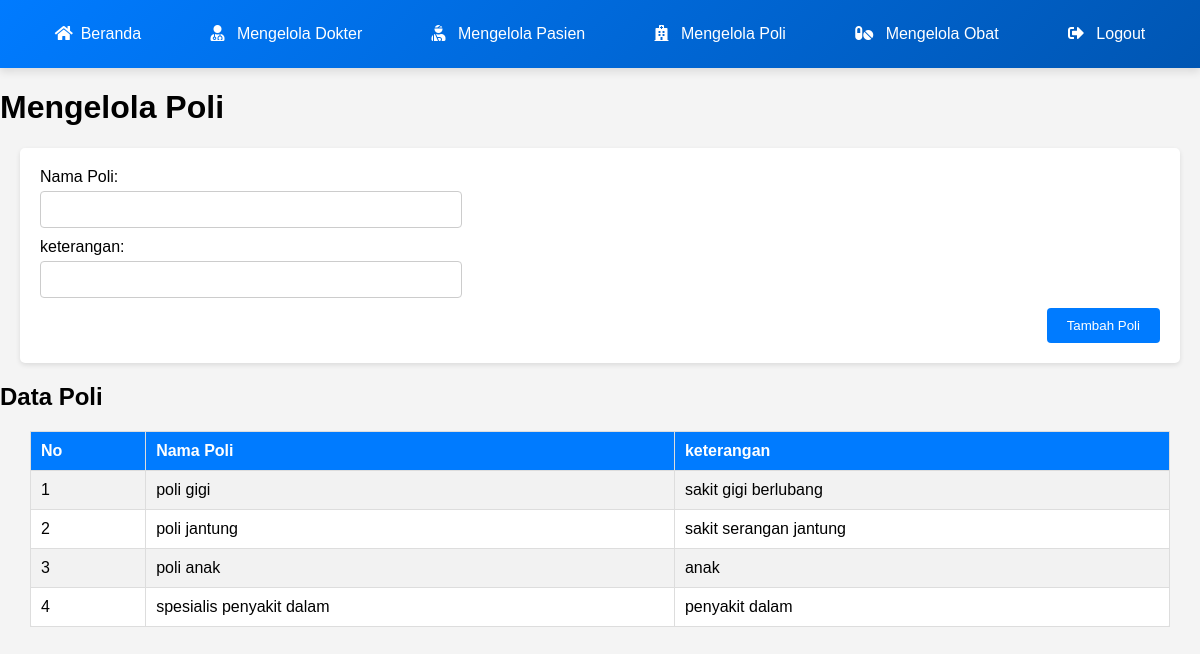
/BK/admin_sistem/mengelolaPoli.php (signed in), run on the app's committed database.
### tables this page shows
CREATE TABLE `poli` (
  `id` int(10) UNSIGNED NOT NULL,
  `nama_poli` varchar(25) NOT NULL,
  `keterangan` text NOT NULL
);

### BK/admin_sistem/mengelolaPoli.php (the view, shortened to what this page needs)
<?php
include 'db.php';
$query_poli = "SELECT * FROM poli";
$result_poli = $pdo->query($query_poli);
?>
<!DOCTYPE html>
<html lang="en">
<head>
    <link rel="stylesheet" href="https://cdnjs.cloudflare.com/ajax/libs/font-awesome/5.15.4/css/all.min.css">
</head>
<body>
<header>
    <div class="navbar">
        <a href="admin.php"><i class="fa fa-home" aria-hidden="true"></i>Beranda</a>
        <a href="mengelolaDokter.php"><i class="fas fa-user-md"></i> Mengelola Dokter</a>
        <a href="mengelolaPasien.php"><i class="fas fa-user-injured"></i> Mengelola Pasien</a>
        <a href="mengelolaPoli.php"><i class="fas fa-hospital"></i> Mengelola Poli</a>
        <a href="mengelolaObat.php"><i class="fas fa-pills"></i> Mengelola Obat</a>
        <a href="logout.php"><i class="fas fa-sign-out-alt"></i> Logout</a>
    </div>
</header>
<h1>Mengelola Poli</h1>
<form action="" method="post">
    <label>Nama Poli:</label>
    <input type="text" name="nama_poli" required>
    <label>keterangan:</label>
    <input type="text" name="keterangan" required>
    <div class="submit-container">
        <input type="submit" name="tambah_poli" value="Tambah Poli">
    </div>
</form>
<h2>Data Poli</h2>
<table>
    <tr>
        <th>No</th>
        <th>Nama Poli</th>
        <th>keterangan</th>
    </tr>
    <?php
    $no = 1;
    foreach ($result_poli as $row) {
        echo '<tr>';
        echo '<td>' . $no . '</td>';
        echo '<td>' . htmlspecialchars($row['nama_poli']) . '</td>';
        echo '<td>' . htmlspecialchars($row['keterangan']) . '</td>';
        echo '</tr>';
        $no++;
    }
    ?>
</table>
</body>
</html>

### BK/admin_sistem/mengelolaPoli.php (style rules this page uses)
body { font-family: Arial, sans-serif; background-color: #f4f4f4; margin: 0; padding: 0; }
.navbar { background: linear-gradient(135deg, #007BFF, #0056b3); padding: 15px 20px; box-shadow: 0 4px 8px rgba(0, 0, 0, 0.1); position: sticky; top: 0; display: flex; justify-content: space-around; align-items: center; z-index: 1000; }
.navbar a { color: white; text-decoration: none; padding: 10px 15px; font-size: 1em; transition: background-color 0.3s ease, transform 0.2s ease; border-radius: 5px; }
.navbar a i { margin-right: 8px; }
form { background-color: #fff; padding: 20px; border-radius: 5px; box-shadow: 0 2px 5px rgba(0, 0, 0, 0.1); margin: 20px; }
label { display: block; margin-bottom: 5px; }
input[type="text"], input[type="number"] { width: 400px; padding: 10px; margin-bottom: 10px; border: 1px solid #ccc; border-radius: 4px; }
.submit-container { display: flex; justify-content: flex-end; width: 100%; }
input[type="submit"] { background-color: #007BFF; color: white; border: none; padding: 10px 20px; border-radius: 4px; cursor: pointer; }
table { width: 95%; border-collapse: collapse; margin: 20px auto; background-color: #fff; border-radius: 5px; }
table th, table td { border: 1px solid #ddd; padding: 10px; text-align: left; }
table th { background-color: #007BFF; color: white; }
table tr:nth-child(even) { background-color: #f2f2f2; }

### data on the page
poli: nama_poli "poli gigi", keterangan "sakit gigi berlubang"
poli: nama_poli "poli jantung", keterangan "sakit serangan jantung"
poli: nama_poli "poli anak", keterangan "anak"
poli: nama_poli "spesialis penyakit dalam", keterangan "penyakit dalam"
